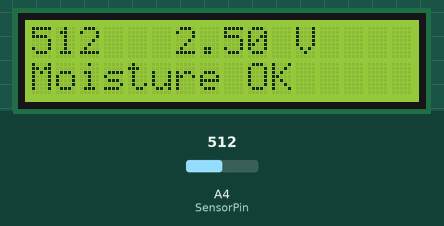
The sketch below on a simulated Arduino Uno, built with avr-gcc and run on an emulated ATmega328P. Shown: 16×2 character LCD. The test bench sets the inputs (shaded band); at power-on: A4 (SensorPin) = 512.

Above: at 1.2 s.
1.3 s: A4 (SensorPin) set to 680
At 2.9 s:
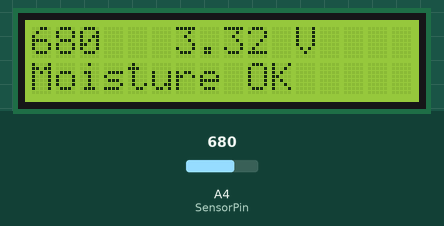
3.5 s: A4 (SensorPin) set to 712
At 4.7 s:
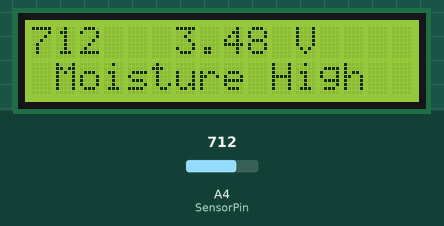
5.5 s: A4 (SensorPin) set to 511
At 6.5 s:
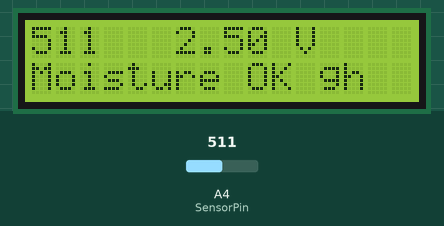
7.5 s: A4 (SensorPin) set to 339
At 7.9 s:
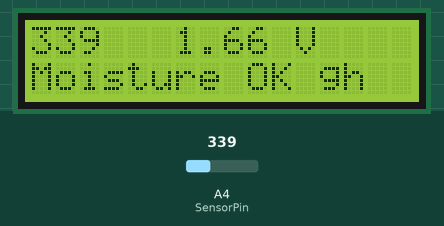
9.0 s: A4 (SensorPin) set to 320
At 10.8 s:
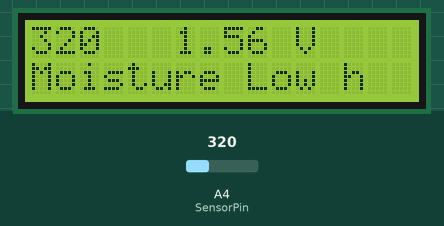
11.1 s: A4 (SensorPin) set to 511
At 12.7 s:
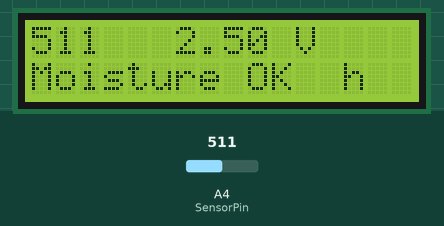
Timing chart, 0 to 14.1 s (numbered marks = the images above; inputs shaded):
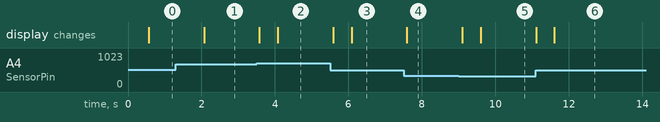

Measured:
- the behaviour switches between 696 and 697 on A4 (SensorPin) (found by bisection; images 1 and 2)
- the behaviour switches between 328 and 327 on A4 (SensorPin) (found by bisection; images 4 and 5)
- after the input at 1.3 s, the display: changes after 0.77 s (image 1)
- after the input at 3.5 s, the display: first changes after 0.08 s (image 2 shows a later state)
- after the input at 5.5 s, the display: first changes after 0.09 s (image 3 shows a later state)
- after the input at 7.5 s, the display: changes after 0.09 s (image 4)
- after the input at 9.0 s, the display: first changes after 0.10 s (image 5 shows a later state)
- after the input at 11.1 s, the display: first changes at once (image 6 shows a later state)

The sketch:

spislave2raw.ino
```cpp
// Slave
#include <LiquidCrystal.h>
#include <SPI.h>

// initialize the library with the numbers of the interface pins
LiquidCrystal lcd(7, 6, 5, 4, 3, 2);

int SensorPin = A4;

void setup (void)
{

  // have to send on master in, *slave out*
  pinMode(MISO, OUTPUT);
   pinMode(A4, INPUT);

    lcd.begin(16, 2);
  // turn on SPI in slave mode
  SPCR |= bit(SPE);

  // turn on interrupts
  SPI.attachInterrupt();
}  // end of setup

volatile char buf [20] = "Hello, worls!";
volatile int pos;
volatile bool active;

// SPI interrupt routine
ISR (SPI_STC_vect)
{
  byte c = SPDR;

  if (c == 1)  // starting new sequence?
    {
    active = true;
    pos = 0;
    SPDR = buf [pos++];   // send first byte
    return;
    }

  if (!active)
    {
    SPDR = 0;
    return;
    }

  SPDR = buf [pos];
  if (buf [pos] == 0 || ++pos >= sizeof (buf))
    active = false;
}  // end of interrupt service routine (ISR) SPI_STC_vect

void loop (void)
{
 int SensorValue = analogRead(SensorPin);
  float SensorVolts = SensorValue *0.0048828125;


  lcd.setCursor(0, 0);
  lcd.print(SensorValue);
  lcd.setCursor(6, 0);
  lcd.print(SensorVolts);
  lcd.print(" V");
  delay(500);

if(SensorVolts >= 0 && SensorVolts <= 1.6 ){
    lcd.setCursor(0, 1);
    lcd.print("Moisture Low ");
     delay(500);
     //digitalWrite(8, HIGH);

  }
  if(SensorVolts >= 1.7 && SensorVolts <= 3.3){
    lcd.setCursor(0, 1);
    lcd.print("Moisture OK ");
     delay(500);
     //digitalWrite(8, LOW);
  }
   if(SensorVolts >= 3.4 && SensorVolts <= 5){
    lcd.setCursor(0, 1);
    lcd.print(" Moisture High ");
     delay(500);
     //digitalWrite(8, LOW);
   }
}  // end of loop
```
